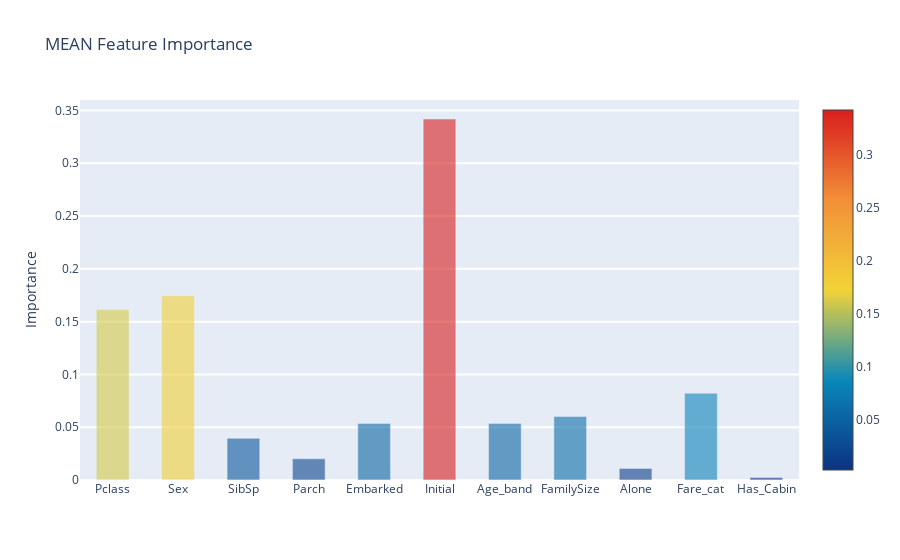

The code cell stored with this chart in its notebook:
### Code cell
plotlyBar('mean', 'MEAN')

### Figure 1 — Plotly figure (JSON) as saved in the notebook; plotly's stock layout.template omitted (floating-point values rounded to 4 significant figures)
{"data": [{"marker": {"color": [0.1614, 0.1745, 0.03948, 0.02009, 0.0534, 0.3419, 0.0534, 0.06019, 0.01097, 0.08215, 0.002465], "colorscale": [[0, "rgb(12,51,131)"], [0.25, "rgb(10,136,186)"], [0.5, "rgb(242,211,56)"], [0.75, "rgb(242,143,56)"], [1, "rgb(217,30,30)"]], "reversescale": false, "showscale": true}, "opacity": 0.6, "type": "bar", "width": 0.5, "x": ["Pclass", "Sex", "SibSp", "Parch", "Embarked", "Initial", "Age_band", "FamilySize", "Alone", "Fare_cat", "Has_Cabin"], "y": [0.1614, 0.1745, 0.03948, 0.02009, 0.0534, 0.3419, 0.0534, 0.06019, 0.01097, 0.08215, 0.002465]}], "layout": {"autosize": false, "hovermode": "closest", "showlegend": false, "title": {"text": "MEAN Feature Importance"}, "yaxis": {"gridwidth": 2, "ticklen": 5, "title": {"text": "Importance"}}}}
